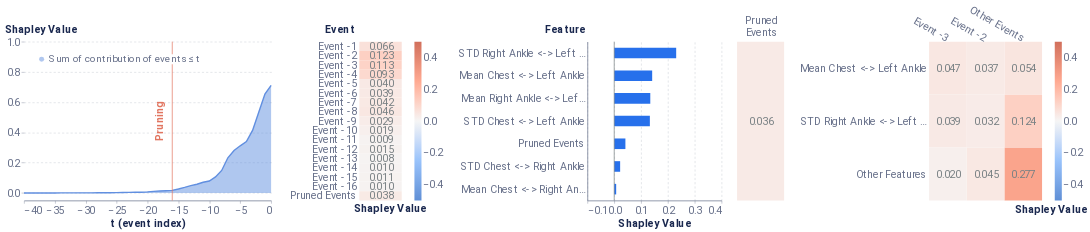

Notebook code for this chart:
### Markdown cell above
### Local Report on positive instance

### Code cell
from timeshap.explainer import local_report

pruning_dict = {'tol': 0.025}
event_dict = {'rs': 42, 'nsamples': 32000}
feature_dict = {'rs': 42, 'nsamples': 32000, 'feature_names': model_features, 'plot_features': plot_feats}
cell_dict = {'rs': 42, 'nsamples': 32000, 'top_x_feats': 2, 'top_x_events': 2}
local_report(f_hs, pos_x_data, pruning_dict, event_dict, feature_dict, cell_dict, average_event, entity_uuid=positive_sequence_id, entity_col='all_id')

### Figure 1 — Vega-Lite specification as saved in the notebook (floating-point values rounded to 4 significant figures)
{"config": {"axis": {"domain": true, "domainColor": "#666F89", "grid": false, "gridCap": "round", "gridColor": "#B3B7C4", "gridDash": [2, 4], "gridWidth": 0.5, "labelColor": "#666F89", "labelFont": "Roboto, Arial, sans-serif", "labelPadding": 2, "tickColor": "#666F89", "tickOpacity": 0.5, "tickSize": 4, "titleColor": "#19274E", "titleFont": "Roboto, Arial, sans-serif", "titleFontSize": 12}, "axisBand": {"domain": true, "labelPadding": 4, "ticks": false}, "axisY": {"domain": false, "titleAlign": "left", "titleAngle": 0, "titleX": -20, "titleY": -10}, "legend": {"labelColor": "#666F89", "labelFont": "Roboto, Arial, sans-serif", "labelFontSize": 12, "symbolSize": 40, "titleColor": "#19274E", "titleFont": "Roboto, Arial, sans-serif", "titleFontSize": 12, "titlePadding": 4}, "arc": {"stroke": "#FFFFFF", "strokeWidth": 1}, "bar": {"fill": "#2770EB", "stroke": null}, "line": {"stroke": "#2770EB", "strokeWidth": 2}, "path": {"stroke": "#2770EB", "strokeWidth": 0.5}, "point": {"fill": "#2770EB", "shape": "circle", "filled": true}, "rect": {"fill": "#2770EB"}, "rule": {"stroke": "#666F89"}, "shape": {"stroke": "#2770EB"}, "text": {"color": "#19274E", "font": "Roboto, Arial, sans-serif", "fontSize": 12}, "range": {"category": ["#2770EB", "#77B98A", "#DA5252", "#FFC400", "#A87AEA", "#00A39E", "#19274E"], "diverging": ["#006360", "#2BB3AE", "#96D9D7", "#FFFFFF", "#EDAAAA", "#DA5252", "#811D1D"], "heatmap": ["#18448F", "#1B4EA5", "#2770EB", "#4C88EE", "#82ACF3", "#A6C4F7", "#E9F1FD"], "ramp": ["#18448F", "#1B4EA5", "#2770EB", "#4C88EE", "#82ACF3", "#A6C4F7", "#E9F1FD"]}, "background": "#FFFFFF", "group": {"fill": "#FFFFFF"}, "header": {"labelColor": "#19274E", "labelFont": "Roboto, Arial, sans-serif", "labelFontSize": 12, "titleColor": "#19274E", "titleFont": "Roboto, Arial, sans-serif", "titleFontSize": 16}, "title": {"anchor": "start", "color": "#19274E", "font": "Roboto, Arial, sans-serif", "fontSize": 20, "fontWeight": "bold", "offset": 20, "subtitleColor": "#19274E", "subtitleFontSize": 16}, "view": {"continuousHeight": 300, "continuousWidth": 400, "stroke": "transparent"}}, "hconcat": [{"layer": [{"mark": {"type": "area", "opacity": 0.5}, "encoding": {"color": {"type": "nominal", "field": "Coalition", "legend": {"fillColor": "white", "labelFontSize": 14, "labelLimit": 0, "orient": "top-left", "symbolSize": 50, "symbolStrokeWidth": 0, "title": null}, "scale": {"domain": ["Sum of contribution of events ≤ t"], "range": ["#618FE0"]}}, "x": {"type": "quantitative", "axis": {"labelFontSize": 15, "title": "t (event index)", "titleFontSize": 15}, "field": "t (event index)"}, "y": {"type": "quantitative", "axis": {"grid": true, "labelFontSize": 15, "titleFontSize": 15, "titleX": -28}, "field": "Shapley Value", "scale": {"domain": [-0.05, 1]}}}}, {"mark": "line", "encoding": {"color": {"type": "nominal", "field": "Coalition", "legend": {"fillColor": "white", "labelFontSize": 14, "labelLimit": 0, "orient": "top-left", "symbolSize": 50, "symbolStrokeWidth": 0, "title": null}, "scale": {"domain": ["Sum of contribution of events ≤ t"], "range": ["#618FE0"]}}, "x": {"type": "quantitative", "axis": {"labelFontSize": 15, "title": "t (event index)", "titleFontSize": 15}, "field": "t (event index)"}, "y": {"type": "quantitative", "axis": {"grid": true, "labelFontSize": 15, "titleFontSize": 15, "titleX": -28}, "field": "Shapley Value", "scale": {"domain": [-0.05, 1]}}}}, {"data": {"name": "data-e4f3cc544e6eb6f30b6d8b725eecc2f0"}, "mark": {"type": "rule", "color": "#E17560"}, "encoding": {"x": {"type": "quantitative", "field": "x"}}}, {"data": {"name": "data-0321a3891ffd7c195d8bf51451f0967c"}, "mark": {"type": "text", "angle": 270, "color": "#E17560", "fontSize": 15, "fontWeight": "bold", "text": "Pruning"}, "encoding": {"x": {"type": "quantitative", "field": "x"}}}], "data": {"name": "data-f6d0617344d11d5d6eb381e8151136c9"}, "height": 225, "width": 350}, {"layer": [{"mark": "rect", "encoding": {"color": {"type": "quantitative", "field": "rounded", "legend": {"gradientLength": 225, "gradientThickness": 10, "labelFontSize": 15, "orient": "right"}, "scale": {"domain": [-0.5, 0.5], "range": ["#5f8fd6", "#99c3fb", "#f5f5f5", "#ffaa92", "#d16f5b"]}, "title": null}, "x": {"type": "ordinal", "axis": {"title": "Shapley Value", "titleFontSize": 15}, "field": "column"}, "y": {"type": "ordinal", "axis": {"domain": false, "labelFontSize": 15, "title": "Event", "titleFontSize": 15, "titleX": -49}, "field": "Feature", "sort": ["Event -1", "Event -2", "Event -3", "Event -4", "Event -5", "Event -6", "Event -7", "Event -8", "Event -9", "Event -10", "Event -11", "Event -12", "Event -13", "Event -14", "Event -15", "Event -16", "Pruned Events"]}}}, {"mark": {"type": "text", "align": "right", "baseline": "middle", "color": "#798184", "dx": 18, "fontSize": 15}, "encoding": {"text": {"type": "nominal", "field": "rounded_str"}, "x": {"type": "ordinal", "axis": {"domain": false, "labels": false, "title": "Shapley Value", "titleX": 43}, "field": "column"}, "y": {"type": "ordinal", "axis": {"domain": false, "labelFontSize": 15, "title": "Event", "titleFontSize": 15, "titleX": -49}, "field": "Feature", "sort": ["Event -1", "Event -2", "Event -3", "Event -4", "Event -5", "Event -6", "Event -7", "Event -8", "Event -9", "Event -10", "Event -11", "Event -12", "Event -13", "Event -14", "Event -15", "Event -16", "Pruned Events"]}}}], "data": {"name": "data-fbbde1a586a62b9be734062e55cfe71f"}, "height": 225, "width": 60}, {"layer": [{"data": {"name": "data-b09dfe608dcd4be0669b980e33f5012b"}, "mark": {"type": "bar", "size": 15, "thickness": 1}, "encoding": {"x": {"type": "quantitative", "axis": {"grid": true, "labelFontSize": 15, "title": "Shapley Value", "titleFontSize": 15}, "field": "Shapley Value", "scale": {"domain": [-0.1, 0.4]}}, "y": {"type": "nominal", "axis": {"labelFontSize": 15, "title": "Feature", "titleFontSize": 15, "titleX": -61}, "field": "Feature", "sort": {"field": "sort_col", "order": "descending"}}}}, {"data": {"name": "data-9c00aa9dc2b1c1a0b4bf9b34ead12925"}, "mark": {"type": "rule", "color": "#798184"}, "encoding": {"x": {"type": "quantitative", "field": "x"}}}], "height": 225, "width": 190}, {"hconcat": [{"layer": [{"mark": "rect", "encoding": {"color": {"type": "quantitative", "field": "rounded", "legend": null, "scale": {"domain": [-0.5, 0.5], "range": ["#5f8fd6", "#99c3fb", "#f5f5f5", "#ffaa92", "#d16f5b"]}, "title": null}, "x": {"type": "nominal", "axis": {"titleFontSize": 15}, "field": "Event"}, "y": {"type": "nominal", "axis": {"domain": false, "labels": false, "title": null}, "field": "Feature"}}}, {"mark": {"type": "text", "align": "right", "baseline": "middle", "color": "#798184", "dx": 18, "fontSize": 15}, "encoding": {"text": {"type": "nominal", "field": "rounded_str"}, "x": {"type": "nominal", "axis": {"domain": false, "labelAngle": 0, "labelFontSize": 15, "labelOffset": 24, "labelPadding": 30, "orient": "top", "title": null}, "field": "Event"}, "y": {"type": "nominal", "axis": {"domain": false, "labels": false, "title": null}, "field": "Feature"}}}], "data": {"name": "data-fa96a73c3e2b0ce7bf3c3899c2fbaa9d"}, "height": 225, "width": 66.67}, {"layer": [{"mark": "rect", "encoding": {"color": {"type": "quantitative", "field": "rounded", "legend": {"gradientLength": 225, "gradientThickness": 10, "labelFontSize": 15, "orient": "right"}, "scale": {"domain": [-0.5, 0.5], "range": ["#5f8fd6", "#99c3fb", "#f5f5f5", "#ffaa92", "#d16f5b"]}, "title": null}, "x": {"type": "nominal", "axis": {"titleFontSize": 15}, "field": "Event", "sort": ["Event -3", "Event -2"]}, "y": {"type": "nominal", "axis": {"domain": false, "labelFontSize": 15, "title": null}, "field": "Feature", "sort": ["Mean Chest <-> Left Ankle", "STD Right Ankle <-> Left Ankle"]}}}, {"mark": {"type": "text", "align": "right", "baseline": "middle", "color": "#798184", "dx": 18, "fontSize": 15}, "encoding": {"text": {"type": "nominal", "field": "rounded_str"}, "x": {"type": "nominal", "axis": {"domain": false, "labelAngle": 30, "labelFontSize": 15, "orient": "top", "title": "Shapley Value", "titleX": 172, "titleY": 245}, "field": "Event", "sort": ["Event -3", "Event -2"]}, "y": {"type": "nominal", "axis": {"domain": false, "labelFontSize": 15, "title": null}, "field": "Feature", "sort": ["Mean Chest <-> Left Ankle", "STD Right Ankle <-> Left Ankle"]}}}], "data": {"name": "data-7e3959d22f2197b7b793f2669c17f7e0"}, "height": 225, "width": 160}], "resolve": {"scale": {"color": "independent"}}}], "resolve": {"scale": {"color": "independent"}}, "$schema": "https://vega.github.io/schema/vega-lite/v4.8.1.json", "datasets": {"data-f6d0617344d11d5d6eb381e8151136c9": [{"Coalition": "Sum of contribution of events > t", "t (event index)": 0, "Shapley Value": 0.0}, {"Coalition": "Sum of contribution of events ≤ t", "t (event index)": 0, "Shapley Value": 0.7108}, {"Coalition": "Sum of contribution of events > t", "t (event index)": -1, "Shapley Value": 0.05771}, {"Coalition": "Sum of contribution of events ≤ t", "t (event index)": -1, "Shapley Value": 0.6531}, {"Coalition": "Sum of contribution of events > t", "t (event index)": -2, "Shapley Value": 0.1781}, {"Coalition": "Sum of contribution of events ≤ t", "t (event index)": -2, "Shapley Value": 0.5327}, {"Coalition": "Sum of contribution of events > t", "t (event index)": -3, "Shapley Value": 0.2974}, {"Coalition": "Sum of contribution of events ≤ t", "t (event index)": -3, "Shapley Value": 0.4133}, {"Coalition": "Sum of contribution of events > t", "t (event index)": -4, "Shapley Value": 0.3712}, {"Coalition": "Sum of contribution of events ≤ t", "t (event index)": -4, "Shapley Value": 0.3395}, {"Coalition": "Sum of contribution of events > t", "t (event index)": -5, "Shapley Value": 0.3992}, {"Coalition": "Sum of contribution of events ≤ t", "t (event index)": -5, "Shapley Value": 0.3116}, {"Coalition": "Sum of contribution of events > t", "t (event index)": -6, "Shapley Value": 0.4303}, {"Coalition": "Sum of contribution of events ≤ t", "t (event index)": -6, "Shapley Value": 0.2804}, {"Coalition": "Sum of contribution of events > t", "t (event index)": -7, "Shapley Value": 0.4785}, {"Coalition": "Sum of contribution of events ≤ t", "t (event index)": -7, "Shapley Value": 0.2323}, {"Coalition": "Sum of contribution of events > t", "t (event index)": -8, "Shapley Value": 0.562}, {"Coalition": "Sum of contribution of events ≤ t", "t (event index)": -8, "Shapley Value": 0.1487}, {"Coalition": "Sum of contribution of events > t", "t (event index)": -9, "Shapley Value": 0.605}, {"Coalition": "Sum of contribution of events ≤ t", "t (event index)": -9, "Shapley Value": 0.1058}, {"Coalition": "Sum of contribution of events > t", "t (event index)": -10, "Shapley Value": 0.632}, {"Coalition": "Sum of contribution of events ≤ t", "t (event index)": -10, "Shapley Value": 0.07876}, {"Coalition": "Sum of contribution of events > t", "t (event index)": -11, "Shapley Value": 0.6398}, {"Coalition": "Sum of contribution of events ≤ t", "t (event index)": -11, "Shapley Value": 0.07093}, {"Coalition": "Sum of contribution of events > t", "t (event index)": -12, "Shapley Value": 0.6536}, {"Coalition": "Sum of contribution of events ≤ t", "t (event index)": -12, "Shapley Value": 0.05718}, {"Coalition": "Sum of contribution of events > t", "t (event index)": -13, "Shapley Value": 0.6625}, {"Coalition": "Sum of contribution of events ≤ t", "t (event index)": -13, "Shapley Value": 0.04823}, {"Coalition": "Sum of contribution of events > t", "t (event index)": -14, "Shapley Value": 0.6741}, {"Coalition": "Sum of contribution of events ≤ t", "t (event index)": -14, "Shapley Value": 0.03669}, {"Coalition": "Sum of contribution of events > t", "t (event index)": -15, "Shapley Value": 0.6846}, {"Coalition": "Sum of contribution of events ≤ t", "t (event index)": -15, "Shapley Value": 0.02619}, {"Coalition": "Sum of contribution of events > t", "t (event index)": -16, "Shapley Value": 0.6938}, {"Coalition": "Sum of contribution of events ≤ t", "t (event index)": -16, "Shapley Value": 0.017}, {"Coalition": "Sum of contribution of events > t", "t (event index)": -17, "Shapley Value": 0.6962}, {"Coalition": "Sum of contribution of events ≤ t", "t (event index)": -17, "Shapley Value": 0.01453}, {"Coalition": "Sum of contribution of events > t", "t (event index)": -18, "Shapley Value": 0.6979}, {"Coalition": "Sum of contribution of events ≤ t", "t (event index)": -18, "Shapley Value": 0.01288}, {"Coalition": "Sum of contribution of events > t", "t (event index)": -19, "Shapley Value": 0.7005}, {"Coalition": "Sum of contribution of events ≤ t", "t (event index)": -19, "Shapley Value": 0.01028}, {"Coalition": "Sum of contribution of events > t", "t (event index)": -20, "Shapley Value": 0.7036}, {"Coalition": "Sum of contribution of events ≤ t", "t (event index)": -20, "Shapley Value": 0.007207}, {"Coalition": "Sum of contribution of events > t", "t (event index)": -21, "Shapley Value": 0.7057}, {"Coalition": "Sum of contribution of events ≤ t", "t (event index)": -21, "Shapley Value": 0.005071}, {"Coalition": "Sum of contribution of events > t", "t (event index)": -22, "Shapley Value": 0.7067}, {"Coalition": "Sum of contribution of events ≤ t", "t (event index)": -22, "Shapley Value": 0.004101}, {"Coalition": "Sum of contribution of events > t", "t (event index)": -23, "Shapley Value": 0.7072}, {"Coalition": "Sum of contribution of events ≤ t", "t (event index)": -23, "Shapley Value": 0.003608}, {"Coalition": "Sum of contribution of events > t", "t (event index)": -24, "Shapley Value": 0.7083}, {"Coalition": "Sum of contribution of events ≤ t", "t (event index)": -24, "Shapley Value": 0.002456}, {"Coalition": "Sum of contribution of events > t", "t (event index)": -25, "Shapley Value": 0.7086}, {"Coalition": "Sum of contribution of events ≤ t", "t (event index)": -25, "Shapley Value": 0.002136}, {"Coalition": "Sum of contribution of events > t", "t (event index)": -26, "Shapley Value": 0.7091}, {"Coalition": "Sum of contribution of events ≤ t", "t (event index)": -26, "Shapley Value": 0.001704}, {"Coalition": "Sum of contribution of events > t", "t (event index)": -27, "Shapley Value": 0.7096}, {"Coalition": "Sum of contribution of events ≤ t", "t (event index)": -27, "Shapley Value": 0.001183}, {"Coalition": "Sum of contribution of events > t", "t (event index)": -28, "Shapley Value": 0.7098}, {"Coalition": "Sum of contribution of events ≤ t", "t (event index)": -28, "Shapley Value": 0.001008}, {"Coalition": "Sum of contribution of events > t", "t (event index)": -29, "Shapley Value": 0.7101}, {"Coalition": "Sum of contribution of events ≤ t", "t (event index)": -29, "Shapley Value": 0.0006643}, {"Coalition": "Sum of contribution of events > t", "t (event index)": -30, "Shapley Value": 0.7103}, {"Coalition": "Sum of contribution of events ≤ t", "t (event index)": -30, "Shapley Value": 0.0004653}, {"Coalition": "Sum of contribution of events > t", "t (event index)": -31, "Shapley Value": 0.7103}, {"Coalition": "Sum of contribution of events ≤ t", "t (event index)": -31, "Shapley Value": 0.0004616}, {"Coalition": "Sum of contribution of events > t", "t (event index)": -32, "Shapley Value": 0.7104}, {"Coalition": "Sum of contribution of events ≤ t", "t (event index)": -32, "Shapley Value": 0.000371}, {"Coalition": "Sum of contribution of events > t", "t (event index)": -33, "Shapley Value": 0.7105}, {"Coalition": "Sum of contribution of events ≤ t", "t (event index)": -33, "Shapley Value": 0.0003063}, {"Coalition": "Sum of contribution of events > t", "t (event index)": -34, "Shapley Value": 0.7106}, {"Coalition": "Sum of contribution of events ≤ t", "t (event index)": -34, "Shapley Value": 0.0002177}, {"Coalition": "Sum of contribution of events > t", "t (event index)": -35, "Shapley Value": 0.7106}, {"Coalition": "Sum of contribution of events ≤ t", "t (event index)": -35, "Shapley Value": 0.0001316}, {"Coalition": "Sum of contribution of events > t", "t (event index)": -36, "Shapley Value": 0.7107}, {"Coalition": "Sum of contribution of events ≤ t", "t (event index)": -36, "Shapley Value": 7.914e-05}, {"Coalition": "Sum of contribution of events > t", "t (event index)": -37, "Shapley Value": 0.7107}, {"Coalition": "Sum of contribution of events ≤ t", "t (event index)": -37, "Shapley Value": 7.229e-05}, {"Coalition": "Sum of contribution of events > t", "t (event index)": -38, "Shapley Value": 0.7107}, {"Coalition": "Sum of contribution of events ≤ t", "t (event index)": -38, "Shapley Value": 6.098e-05}, {"Coalition": "Sum of contribution of events > t", "t (event index)": -39, "Shapley Value": 0.7107}, {"Coalition": "Sum of contribution of events ≤ t", "t (event index)": -39, "Shapley Value": 3.537e-05}, {"Coalition": "Sum of contribution of events > t", "t (event index)": -40, "Shapley Value": 0.7107}, {"Coalition": "Sum of contribution of events ≤ t", "t (event index)": -40, "Shapley Value": 3.019e-05}], "data-e4f3cc544e6eb6f30b6d8b725eecc2f0": [{"x": -16}], "data-0321a3891ffd7c195d8bf51451f0967c": [{"x": -18}], "data-fbbde1a586a62b9be734062e55cfe71f": [{"Shapley Value": 0.06576, "Feature": "Event -1", "row": 1, "column": 1, "rounded": 0.066, "rounded_str": "0.066"}, {"Shapley Value": 0.1228, "Feature": "Event -2", "row": 2, "column": 1, "rounded": 0.123, "rounded_str": "0.123"}, {"Shapley Value": 0.1125, "Feature": "Event -3", "row": 3, "column": 1, "rounded": 0.113, "rounded_str": "0.113"}, {"Shapley Value": 0.0934, "Feature": "Event -4", "row": 4, "column": 1, "rounded": 0.093, "rounded_str": "0.093"}, {"Shapley Value": 0.04015, "Feature": "Event -5", "row": 5, "column": 1, "rounded": 0.04, "rounded_str": "0.040"}, {"Shapley Value": 0.03936, "Feature": "Event -6", "row": 6, "column": 1, "rounded": 0.039, "rounded_str": "0.039"}, {"Shapley Value": 0.04204, "Feature": "Event -7", "row": 7, "column": 1, "rounded": 0.042, "rounded_str": "0.042"}, {"Shapley Value": 0.04649, "Feature": "Event -8", "row": 8, "column": 1, "rounded": 0.046, "rounded_str": "0.046"}, {"Shapley Value": 0.02933, "Feature": "Event -9", "row": 9, "column": 1, "rounded": 0.029, "rounded_str": "0.029"}, {"Shapley Value": 0.01878, "Feature": "Event -10", "row": 10, "column": 1, "rounded": 0.019, "rounded_str": "0.019"}, {"Shapley Value": 0.009248, "Feature": "Event -11", "row": 11, "column": 1, "rounded": 0.009, "rounded_str": "0.009"}, {"Shapley Value": 0.01501, "Feature": "Event -12", "row": 12, "column": 1, "rounded": 0.015, "rounded_str": "0.015"}, {"Shapley Value": 0.007579, "Feature": "Event -13", "row": 13, "column": 1, "rounded": 0.008, "rounded_str": "0.008"}, {"Shapley Value": 0.009566, "Feature": "Event -14", "row": 14, "column": 1, "rounded": 0.01, "rounded_str": "0.010"}, {"Shapley Value": 0.01072, "Feature": "Event -15", "row": 15, "column": 1, "rounded": 0.011, "rounded_str": "0.011"}, {"Shapley Value": 0.01005, "Feature": "Event -16", "row": 16, "column": 1, "rounded": 0.01, "rounded_str": "0.010"}, {"Shapley Value": 0.03796, "Feature": "Pruned Events", "row": 17, "column": 1, "rounded": 0.038, "rounded_str": "0.038"}], "data-b09dfe608dcd4be0669b980e33f5012b": [{"Random seed": 42, "NSamples": 32000, "Feature": "Mean Chest <-> Right Ankle", "Shapley Value": 0.007282, "sort_col": 0.007282}, {"Random seed": 42, "NSamples": 32000, "Feature": "STD Chest <-> Right Ankle", "Shapley Value": 0.02207, "sort_col": 0.02207}, {"Random seed": 42, "NSamples": 32000, "Feature": "Mean Chest <-> Left Ankle", "Shapley Value": 0.1415, "sort_col": 0.1415}, {"Random seed": 42, "NSamples": 32000, "Feature": "STD Chest <-> Left Ankle", "Shapley Value": 0.1329, "sort_col": 0.1329}, {"Random seed": 42, "NSamples": 32000, "Feature": "Mean Right Ankle <-> Left Ankle", "Shapley Value": 0.1344, "sort_col": 0.1344}, {"Random seed": 42, "NSamples": 32000, "Feature": "STD Right Ankle <-> Left Ankle", "Shapley Value": 0.231, "sort_col": 0.231}, {"Random seed": 42, "NSamples": 32000, "Feature": "Pruned Events", "Shapley Value": 0.0417, "sort_col": 0.0417}], "data-9c00aa9dc2b1c1a0b4bf9b34ead12925": [{"x": 0}], "data-fa96a73c3e2b0ce7bf3c3899c2fbaa9d": [{"Event": ["Pruned", "Events"], "Feature": "Other features", "rounded": 0.036, "rounded_str": "0.036"}], "data-7e3959d22f2197b7b793f2669c17f7e0": [{"Event": "Other Events", "Feature": "Other Features", "Shapley Value": 0.2774, "rounded": 0.277, "rounded_str": "0.277"}, {"Event": "Other Events", "Feature": "STD Right Ankle <-> Left Ankle", "Shapley Value": 0.1236, "rounded": 0.124, "rounded_str": "0.124"}, {"Event": "Other Events", "Feature": "Mean Chest <-> Left Ankle", "Shapley Value": 0.05368, "rounded": 0.054, "rounded_str": "0.054"}, {"Event": "Event -3", "Feature": "Mean Chest <-> Left Ankle", "Shapley Value": 0.04662, "rounded": 0.047, "rounded_str": "0.047"}, {"Event": "Event -2", "Feature": "Other Features", "Shapley Value": 0.0453, "rounded": 0.045, "rounded_str": "0.045"}, {"Event": "Event -3", "Feature": "STD Right Ankle <-> Left Ankle", "Shapley Value": 0.03926, "rounded": 0.039, "rounded_str": "0.039"}, {"Event": "Event -2", "Feature": "Mean Chest <-> Left Ankle", "Shapley Value": 0.03691, "rounded": 0.037, "rounded_str": "0.037"}, {"Event": "Event -2", "Feature": "STD Right Ankle <-> Left Ankle", "Shapley Value": 0.03209, "rounded": 0.032, "rounded_str": "0.032"}, {"Event": "Event -3", "Feature": "Other Features", "Shapley Value": 0.01992, "rounded": 0.02, "rounded_str": "0.020"}]}}
